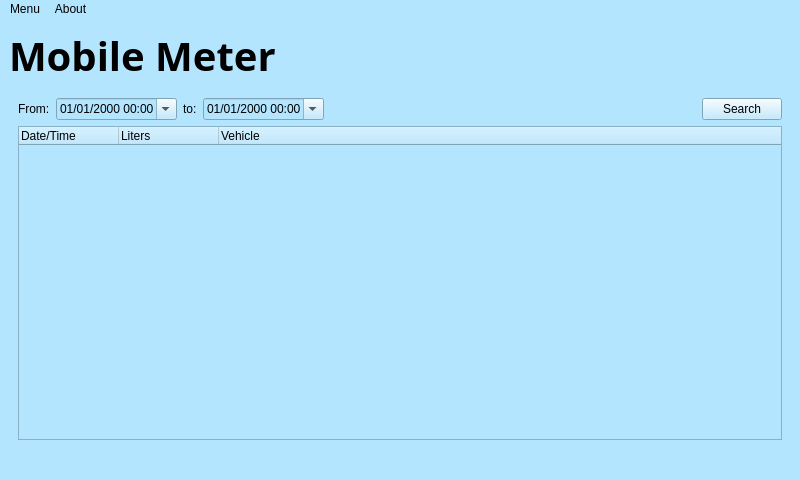
<?xml version="1.0" encoding="UTF-8"?>
<ui version="4.0">
 <class>MBMain</class>
 <widget class="QMainWindow" name="MBMain">
  <property name="geometry">
   <rect>
    <x>0</x>
    <y>0</y>
    <width>800</width>
    <height>480</height>
   </rect>
  </property>
  <property name="windowTitle">
   <string>MobileMeter</string>
  </property>
  <property name="styleSheet">
   <string notr="true">background-color: #B3E5FF;</string>
  </property>
  <widget class="QWidget" name="centralwidget">
   <layout class="QGridLayout" name="gridLayout">
    <item row="1" column="0">
     <widget class="QStackedWidget" name="stackedWidget">
      <property name="currentIndex">
       <number>2</number>
      </property>
      <widget class="QWidget" name="dashboard">
       <layout class="QGridLayout" name="gridLayout_3">
        <item row="0" column="1">
         <layout class="QHBoxLayout" name="horizontalLayout_3">
          <item>
           <widget class="QLCDNumber" name="lcdNumber"/>
          </item>
          <item>
           <layout class="QVBoxLayout" name="verticalLayout">
            <property name="spacing">
             <number>6</number>
            </property>
            <item>
             <layout class="QHBoxLayout" name="horizontalLayout_5">
              <item>
               <widget class="QLabel" name="label_4">
                <property name="maximumSize">
                 <size>
                  <width>100</width>
                  <height>16777215</height>
                 </size>
                </property>
                <property name="text">
                 <string>Liters:</string>
                </property>
               </widget>
              </item>
              <item>
               <widget class="QDoubleSpinBox" name="doubleSpinBox">
                <property name="maximumSize">
                 <size>
                  <width>100</width>
                  <height>16777215</height>
                 </size>
                </property>
                <property name="font">
                 <font>
                  <kerning>true</kerning>
                 </font>
                </property>
                <property name="acceptDrops">
                 <bool>false</bool>
                </property>
                <property name="inputMethodHints">
                 <set>Qt::ImhPreferNumbers</set>
                </property>
                <property name="frame">
                 <bool>true</bool>
                </property>
                <property name="readOnly">
                 <bool>false</bool>
                </property>
                <property name="accelerated">
                 <bool>false</bool>
                </property>
                <property name="keyboardTracking">
                 <bool>true</bool>
                </property>
                <property name="showGroupSeparator" stdset="0">
                 <bool>false</bool>
                </property>
                <property name="maximum">
                 <double>99999.990000000005239</double>
                </property>
               </widget>
              </item>
             </layout>
            </item>
            <item>
             <widget class="QPushButton" name="pushButton_2">
              <property name="maximumSize">
               <size>
                <width>200</width>
                <height>16777215</height>
               </size>
              </property>
              <property name="text">
               <string>Fuel</string>
              </property>
             </widget>
            </item>
            <item>
             <spacer name="verticalSpacer">
              <property name="orientation">
               <enum>Qt::Vertical</enum>
              </property>
              <property name="sizeHint" stdset="0">
               <size>
                <width>20</width>
                <height>40</height>
               </size>
              </property>
             </spacer>
            </item>
           </layout>
          </item>
         </layout>
        </item>
       </layout>
      </widget>
      <widget class="QWidget" name="Settings">
       <layout class="QGridLayout" name="gridLayout_4">
        <item row="1" column="0">
         <widget class="QToolBox" name="tbSettings">
          <property name="currentIndex">
           <number>2</number>
          </property>
          <widget class="QWidget" name="page">
           <attribute name="label">
            <string>Device</string>
           </attribute>
          </widget>
          <widget class="QWidget" name="page1">
           <property name="geometry">
            <rect>
             <x>0</x>
             <y>0</y>
             <width>764</width>
             <height>252</height>
            </rect>
           </property>
           <attribute name="label">
            <string>Communication</string>
           </attribute>
           <layout class="QGridLayout" name="gridLayout_5">
            <item row="0" column="1">
             <widget class="QComboBox" name="comboBox">
              <item>
               <property name="text">
                <string>Serial</string>
               </property>
              </item>
              <item>
               <property name="text">
                <string>Wi-Fi</string>
               </property>
              </item>
              <item>
               <property name="text">
                <string>Ethernet</string>
               </property>
              </item>
             </widget>
            </item>
            <item row="0" column="0">
             <widget class="QLabel" name="label_5">
              <property name="text">
               <string>Use:</string>
              </property>
             </widget>
            </item>
            <item row="1" column="0" colspan="3">
             <widget class="QStackedWidget" name="stackedWidget_2">
              <widget class="QWidget" name="page_2"/>
              <widget class="QWidget" name="page_3"/>
             </widget>
            </item>
           </layout>
          </widget>
          <widget class="QWidget" name="page2">
           <property name="geometry">
            <rect>
             <x>0</x>
             <y>0</y>
             <width>764</width>
             <height>252</height>
            </rect>
           </property>
           <attribute name="label">
            <string>Slave Device</string>
           </attribute>
           <layout class="QGridLayout" name="gridLayout_6">
            <item row="0" column="0">
             <widget class="QGroupBox" name="groupBox">
              <property name="title">
               <string>Modbus RTU</string>
              </property>
              <layout class="QGridLayout" name="gridLayout_7">
               <item row="0" column="0">
                <layout class="QHBoxLayout" name="horizontalLayout_6">
                 <item>
                  <widget class="QLabel" name="label_8">
                   <property name="text">
                    <string>Port:</string>
                   </property>
                  </widget>
                 </item>
                 <item>
                  <widget class="QLineEdit" name="lineEdit"/>
                 </item>
                 <item>
                  <widget class="QLabel" name="label_7">
                   <property name="text">
                    <string>Baudrate:</string>
                   </property>
                  </widget>
                 </item>
                 <item>
                  <widget class="QComboBox" name="comboBox_2">
                   <item>
                    <property name="text">
                     <string>9600</string>
                    </property>
                   </item>
                   <item>
                    <property name="text">
                     <string>115200</string>
                    </property>
                   </item>
                  </widget>
                 </item>
                 <item>
                  <widget class="QLabel" name="label_6">
                   <property name="text">
                    <string>ID:</string>
                   </property>
                  </widget>
                 </item>
                 <item>
                  <widget class="QSpinBox" name="spinBox">
                   <property name="minimum">
                    <number>1</number>
                   </property>
                   <property name="maximum">
                    <number>240</number>
                   </property>
                  </widget>
                 </item>
                </layout>
               </item>
              </layout>
             </widget>
            </item>
            <item row="1" column="0">
             <widget class="QGroupBox" name="groupBox_2">
              <property name="title">
               <string>Modbus Registers</string>
              </property>
             </widget>
            </item>
           </layout>
          </widget>
         </widget>
        </item>
       </layout>
      </widget>
      <widget class="QWidget" name="logs">
       <layout class="QGridLayout" name="gridLayout_2">
        <item row="0" column="0">
         <layout class="QHBoxLayout" name="horizontalLayout_2">
          <item>
           <widget class="QLabel" name="label_2">
            <property name="text">
             <string>From:</string>
            </property>
           </widget>
          </item>
          <item>
           <widget class="QDateTimeEdit" name="dtPeriodSince">
            <property name="inputMethodHints">
             <set>Qt::ImhDate|Qt::ImhTime</set>
            </property>
            <property name="displayFormat">
             <string>MM/dd/yyyy hh:mm</string>
            </property>
            <property name="calendarPopup">
             <bool>true</bool>
            </property>
           </widget>
          </item>
          <item>
           <widget class="QLabel" name="label_3">
            <property name="text">
             <string>to:</string>
            </property>
           </widget>
          </item>
          <item>
           <widget class="QDateTimeEdit" name="dtPeriodUntil">
            <property name="inputMethodHints">
             <set>Qt::ImhDate|Qt::ImhTime</set>
            </property>
            <property name="displayFormat">
             <string>MM/dd/yyyy hh:mm</string>
            </property>
            <property name="calendarPopup">
             <bool>true</bool>
            </property>
           </widget>
          </item>
          <item>
           <spacer name="horizontalSpacer_2">
            <property name="orientation">
             <enum>Qt::Horizontal</enum>
            </property>
            <property name="sizeHint" stdset="0">
             <size>
              <width>40</width>
              <height>20</height>
             </size>
            </property>
           </spacer>
          </item>
          <item>
           <widget class="QPushButton" name="pbSearch">
            <property name="text">
             <string>Search</string>
            </property>
           </widget>
          </item>
         </layout>
        </item>
        <item row="1" column="0">
         <widget class="QTreeWidget" name="treeWidgetLogs">
          <column>
           <property name="text">
            <string>Date/Time</string>
           </property>
          </column>
          <column>
           <property name="text">
            <string>Liters</string>
           </property>
          </column>
          <column>
           <property name="text">
            <string>Vehicle</string>
           </property>
          </column>
         </widget>
        </item>
       </layout>
      </widget>
     </widget>
    </item>
    <item row="0" column="0">
     <widget class="QLabel" name="labelMB">
      <property name="font">
       <font>
        <family>Roboto Slab</family>
        <pointsize>30</pointsize>
        <bold>true</bold>
       </font>
      </property>
      <property name="text">
       <string>Mobile Meter</string>
      </property>
     </widget>
    </item>
   </layout>
  </widget>
  <widget class="QStatusBar" name="statusbar"/>
  <widget class="QMenuBar" name="menuBar">
   <property name="geometry">
    <rect>
     <x>0</x>
     <y>0</y>
     <width>800</width>
     <height>21</height>
    </rect>
   </property>
   <widget class="QMenu" name="menuMenu">
    <property name="title">
     <string>Menu</string>
    </property>
    <addaction name="actionDashboard"/>
    <addaction name="actionSettings"/>
    <addaction name="actionLogs"/>
   </widget>
   <widget class="QMenu" name="menuAbout">
    <property name="title">
     <string>About</string>
    </property>
    <addaction name="actionSystem"/>
   </widget>
   <addaction name="menuMenu"/>
   <addaction name="menuAbout"/>
  </widget>
  <action name="actionSettings">
   <property name="text">
    <string>Settings</string>
   </property>
  </action>
  <action name="actionSystem">
   <property name="text">
    <string>System</string>
   </property>
  </action>
  <action name="actionLogs">
   <property name="text">
    <string>Logs</string>
   </property>
  </action>
  <action name="actionDashboard">
   <property name="text">
    <string>Dashboard</string>
   </property>
  </action>
 </widget>
 <tabstops>
  <tabstop>pbSearch</tabstop>
  <tabstop>dtPeriodSince</tabstop>
  <tabstop>dtPeriodUntil</tabstop>
  <tabstop>treeWidgetLogs</tabstop>
 </tabstops>
 <resources/>
 <connections/>
</ui>
